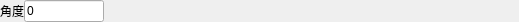
<?xml version="1.0" encoding="UTF-8"?>
<ui version="4.0">
 <class>QG_ShowAngel</class>
 <widget class="QWidget" name="QG_ShowAngel">
  <property name="geometry">
   <rect>
    <x>0</x>
    <y>0</y>
    <width>519</width>
    <height>20</height>
   </rect>
  </property>
  <property name="minimumSize">
   <size>
    <width>519</width>
    <height>0</height>
   </size>
  </property>
  <property name="windowTitle">
   <string>Form</string>
  </property>
  <layout class="QGridLayout" name="gridLayout">
   <property name="margin">
    <number>0</number>
   </property>
   <property name="spacing">
    <number>0</number>
   </property>
   <item row="0" column="0">
    <widget class="QLabel" name="label_16">
     <property name="text">
      <string>角度</string>
     </property>
    </widget>
   </item>
   <item row="0" column="1">
    <widget class="QLineEdit" name="LED_showangel">
     <property name="maximumSize">
      <size>
       <width>80</width>
       <height>16777215</height>
      </size>
     </property>
     <property name="text">
      <string>0</string>
     </property>
    </widget>
   </item>
   <item row="0" column="2">
    <spacer name="horizontalSpacer">
     <property name="orientation">
      <enum>Qt::Horizontal</enum>
     </property>
     <property name="sizeHint" stdset="0">
      <size>
       <width>370</width>
       <height>20</height>
      </size>
     </property>
    </spacer>
   </item>
  </layout>
 </widget>
 <resources/>
 <connections/>
 <slots>
  <slot>slotNext()</slot>
  <slot>slotOk()</slot>
 </slots>
</ui>
